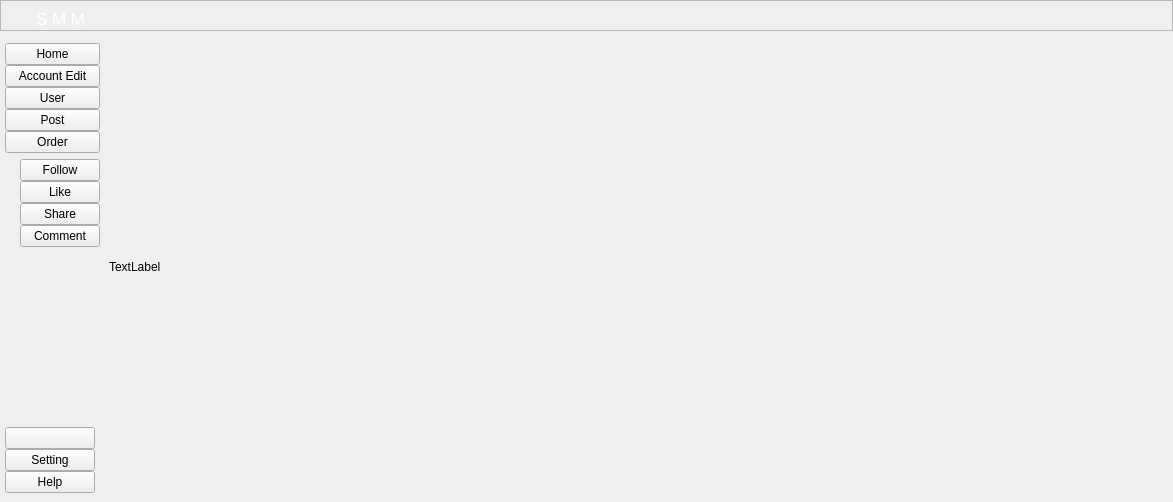
<?xml version="1.0" encoding="UTF-8"?>
<ui version="4.0">
 <class>MainWindow</class>
 <widget class="QMainWindow" name="MainWindow">
  <property name="geometry">
   <rect>
    <x>0</x>
    <y>0</y>
    <width>1173</width>
    <height>502</height>
   </rect>
  </property>
  <property name="windowTitle">
   <string>MainWindow</string>
  </property>
  <widget class="QWidget" name="centralwidget">
   <layout class="QGridLayout" name="gridLayout">
    <property name="leftMargin">
     <number>0</number>
    </property>
    <property name="topMargin">
     <number>0</number>
    </property>
    <property name="rightMargin">
     <number>0</number>
    </property>
    <property name="bottomMargin">
     <number>0</number>
    </property>
    <property name="spacing">
     <number>0</number>
    </property>
    <item row="0" column="0">
     <widget class="QFrame" name="frame_1">
      <property name="maximumSize">
       <size>
        <width>16777215</width>
        <height>60</height>
       </size>
      </property>
      <property name="styleSheet">
       <string notr="true"/>
      </property>
      <property name="frameShape">
       <enum>QFrame::StyledPanel</enum>
      </property>
      <property name="frameShadow">
       <enum>QFrame::Raised</enum>
      </property>
      <layout class="QHBoxLayout" name="horizontalLayout_3">
       <property name="topMargin">
        <number>7</number>
       </property>
       <property name="rightMargin">
        <number>0</number>
       </property>
       <property name="bottomMargin">
        <number>0</number>
       </property>
       <item>
        <widget class="QLabel" name="logo_label_4">
         <property name="minimumSize">
          <size>
           <width>20</width>
           <height>20</height>
          </size>
         </property>
         <property name="maximumSize">
          <size>
           <width>20</width>
           <height>20</height>
          </size>
         </property>
         <property name="text">
          <string/>
         </property>
         <property name="pixmap">
          <pixmap resource="../static/resource.qrc">:/icon/icon/facebook.png</pixmap>
         </property>
         <property name="scaledContents">
          <bool>true</bool>
         </property>
         <property name="wordWrap">
          <bool>false</bool>
         </property>
        </widget>
       </item>
       <item>
        <widget class="QLabel" name="logo_label_5">
         <property name="font">
          <font>
           <pointsize>13</pointsize>
          </font>
         </property>
         <property name="styleSheet">
          <string notr="true">color: #fff;</string>
         </property>
         <property name="text">
          <string>S M M</string>
         </property>
        </widget>
       </item>
       <item alignment="Qt::AlignRight">
        <widget class="QWidget" name="widget" native="true">
         <layout class="QHBoxLayout" name="horizontalLayout">
          <property name="spacing">
           <number>0</number>
          </property>
          <property name="leftMargin">
           <number>0</number>
          </property>
          <property name="topMargin">
           <number>0</number>
          </property>
          <property name="rightMargin">
           <number>0</number>
          </property>
          <property name="bottomMargin">
           <number>0</number>
          </property>
          <item>
           <widget class="QPushButton" name="minimize">
            <property name="text">
             <string/>
            </property>
            <property name="icon">
             <iconset resource="../static/resource.qrc">
              <normaloff>:/icon/icon/minimize-window-32.ico</normaloff>:/icon/icon/minimize-window-32.ico</iconset>
            </property>
            <property name="checkable">
             <bool>true</bool>
            </property>
            <property name="flat">
             <bool>true</bool>
            </property>
           </widget>
          </item>
          <item>
           <widget class="QPushButton" name="maximize">
            <property name="text">
             <string/>
            </property>
            <property name="icon">
             <iconset resource="../static/resource.qrc">
              <normaloff>:/icon/icon/maximize-window-32.ico</normaloff>:/icon/icon/maximize-window-32.ico</iconset>
            </property>
            <property name="checkable">
             <bool>true</bool>
            </property>
            <property name="autoDefault">
             <bool>false</bool>
            </property>
            <property name="flat">
             <bool>true</bool>
            </property>
           </widget>
          </item>
          <item>
           <widget class="QPushButton" name="close">
            <property name="text">
             <string/>
            </property>
            <property name="icon">
             <iconset resource="../static/resource.qrc">
              <normaloff>:/icon/icon/x-mark-32.ico</normaloff>:/icon/icon/x-mark-32.ico</iconset>
            </property>
            <property name="flat">
             <bool>true</bool>
            </property>
           </widget>
          </item>
         </layout>
        </widget>
       </item>
      </layout>
     </widget>
    </item>
    <item row="1" column="0">
     <widget class="QWidget" name="widget_main" native="true">
      <layout class="QHBoxLayout" name="horizontalLayout_2">
       <property name="spacing">
        <number>0</number>
       </property>
       <property name="leftMargin">
        <number>0</number>
       </property>
       <property name="topMargin">
        <number>0</number>
       </property>
       <property name="rightMargin">
        <number>0</number>
       </property>
       <property name="bottomMargin">
        <number>0</number>
       </property>
       <item>
        <widget class="QWidget" name="full_menu_widget" native="true">
         <layout class="QVBoxLayout" name="verticalLayout_4">
          <property name="leftMargin">
           <number>5</number>
          </property>
          <property name="topMargin">
           <number>12</number>
          </property>
          <property name="rightMargin">
           <number>0</number>
          </property>
          <item>
           <layout class="QVBoxLayout" name="verticalLayout_2">
            <property name="spacing">
             <number>0</number>
            </property>
            <item>
             <widget class="QPushButton" name="home">
              <property name="cursor">
               <cursorShape>PointingHandCursor</cursorShape>
              </property>
              <property name="styleSheet">
               <string notr="true"/>
              </property>
              <property name="text">
               <string>Home</string>
              </property>
              <property name="icon">
               <iconset resource="../static/resource.qrc">
                <normaloff>:/icon/icon/home-4-32.ico</normaloff>:/icon/icon/home-4-32.ico</iconset>
              </property>
              <property name="iconSize">
               <size>
                <width>14</width>
                <height>14</height>
               </size>
              </property>
              <property name="checkable">
               <bool>true</bool>
              </property>
              <property name="autoExclusive">
               <bool>true</bool>
              </property>
             </widget>
            </item>
            <item>
             <widget class="QPushButton" name="Accound_edt">
              <property name="cursor">
               <cursorShape>PointingHandCursor</cursorShape>
              </property>
              <property name="text">
               <string>Account Edit</string>
              </property>
              <property name="icon">
               <iconset resource="../static/resource.qrc">
                <normaloff>:/icon/icon/dashboard-5-32.ico</normaloff>:/icon/icon/dashboard-5-32.ico</iconset>
              </property>
              <property name="iconSize">
               <size>
                <width>14</width>
                <height>14</height>
               </size>
              </property>
              <property name="checkable">
               <bool>true</bool>
              </property>
              <property name="autoExclusive">
               <bool>true</bool>
              </property>
             </widget>
            </item>
            <item>
             <widget class="QPushButton" name="User">
              <property name="cursor">
               <cursorShape>PointingHandCursor</cursorShape>
              </property>
              <property name="text">
               <string>User</string>
              </property>
              <property name="icon">
               <iconset resource="../static/resource.qrc">
                <normaloff>:/icon/icon/group-32.ico</normaloff>:/icon/icon/group-32.ico</iconset>
              </property>
              <property name="iconSize">
               <size>
                <width>14</width>
                <height>14</height>
               </size>
              </property>
              <property name="checkable">
               <bool>true</bool>
              </property>
              <property name="autoExclusive">
               <bool>true</bool>
              </property>
             </widget>
            </item>
            <item>
             <widget class="QPushButton" name="Post">
              <property name="cursor">
               <cursorShape>PointingHandCursor</cursorShape>
              </property>
              <property name="text">
               <string>Post</string>
              </property>
              <property name="icon">
               <iconset resource="../static/resource.qrc">
                <normaloff>:/icon/icon/activity-feed-32.ico</normaloff>:/icon/icon/activity-feed-32.ico</iconset>
              </property>
              <property name="iconSize">
               <size>
                <width>14</width>
                <height>14</height>
               </size>
              </property>
              <property name="checkable">
               <bool>true</bool>
              </property>
              <property name="autoExclusive">
               <bool>true</bool>
              </property>
             </widget>
            </item>
            <item>
             <widget class="QPushButton" name="Order">
              <property name="cursor">
               <cursorShape>PointingHandCursor</cursorShape>
              </property>
              <property name="text">
               <string>Order</string>
              </property>
              <property name="icon">
               <iconset resource="../static/resource.qrc">
                <normaloff>:/icon/icon/product-32.ico</normaloff>:/icon/icon/product-32.ico</iconset>
              </property>
              <property name="iconSize">
               <size>
                <width>14</width>
                <height>14</height>
               </size>
              </property>
              <property name="checkable">
               <bool>true</bool>
              </property>
              <property name="autoExclusive">
               <bool>true</bool>
              </property>
             </widget>
            </item>
           </layout>
          </item>
          <item>
           <widget class="QWidget" name="widget_order" native="true">
            <layout class="QGridLayout" name="gridLayout_9">
             <property name="leftMargin">
              <number>0</number>
             </property>
             <property name="topMargin">
              <number>0</number>
             </property>
             <property name="rightMargin">
              <number>0</number>
             </property>
             <property name="bottomMargin">
              <number>0</number>
             </property>
             <property name="spacing">
              <number>0</number>
             </property>
             <item row="0" column="0">
              <layout class="QVBoxLayout" name="verticalLayout_6">
               <property name="leftMargin">
                <number>15</number>
               </property>
               <item>
                <widget class="QPushButton" name="Follow">
                 <property name="text">
                  <string>Follow</string>
                 </property>
                 <property name="checkable">
                  <bool>true</bool>
                 </property>
                </widget>
               </item>
               <item>
                <widget class="QPushButton" name="Like">
                 <property name="text">
                  <string>Like</string>
                 </property>
                 <property name="checkable">
                  <bool>true</bool>
                 </property>
                </widget>
               </item>
               <item>
                <widget class="QPushButton" name="Shar">
                 <property name="text">
                  <string>Share</string>
                 </property>
                 <property name="checkable">
                  <bool>true</bool>
                 </property>
                </widget>
               </item>
               <item>
                <widget class="QPushButton" name="Comment">
                 <property name="text">
                  <string>Comment</string>
                 </property>
                 <property name="checkable">
                  <bool>true</bool>
                 </property>
                </widget>
               </item>
              </layout>
             </item>
            </layout>
           </widget>
          </item>
          <item>
           <spacer name="verticalSpacer_2">
            <property name="orientation">
             <enum>Qt::Vertical</enum>
            </property>
            <property name="sizeHint" stdset="0">
             <size>
              <width>20</width>
              <height>373</height>
             </size>
            </property>
           </spacer>
          </item>
          <item>
           <layout class="QVBoxLayout" name="verticalLayout_3">
            <property name="spacing">
             <number>0</number>
            </property>
            <property name="rightMargin">
             <number>5</number>
            </property>
            <item>
             <widget class="QPushButton" name="Profile">
              <property name="cursor">
               <cursorShape>PointingHandCursor</cursorShape>
              </property>
              <property name="text">
               <string/>
              </property>
              <property name="icon">
               <iconset resource="../static/resource.qrc">
                <normaloff>:/icon/icon/moderator-32.ico</normaloff>:/icon/icon/moderator-32.ico</iconset>
              </property>
              <property name="checkable">
               <bool>false</bool>
              </property>
             </widget>
            </item>
            <item>
             <widget class="QPushButton" name="Setting">
              <property name="cursor">
               <cursorShape>PointingHandCursor</cursorShape>
              </property>
              <property name="text">
               <string>Setting</string>
              </property>
              <property name="icon">
               <iconset resource="../static/resource.qrc">
                <normaloff>:/icon/icon/gear-2-32.ico</normaloff>:/icon/icon/gear-2-32.ico</iconset>
              </property>
             </widget>
            </item>
            <item>
             <widget class="QPushButton" name="Help">
              <property name="cursor">
               <cursorShape>PointingHandCursor</cursorShape>
              </property>
              <property name="text">
               <string>Help</string>
              </property>
              <property name="icon">
               <iconset resource="../static/resource.qrc">
                <normaloff>:/icon/icon/close-window-64.ico</normaloff>:/icon/icon/close-window-64.ico</iconset>
              </property>
              <property name="iconSize">
               <size>
                <width>14</width>
                <height>14</height>
               </size>
              </property>
             </widget>
            </item>
           </layout>
          </item>
         </layout>
        </widget>
       </item>
       <item>
        <widget class="QStackedWidget" name="stackedWidget">
         <property name="styleSheet">
          <string notr="true"/>
         </property>
         <property name="currentIndex">
          <number>9</number>
         </property>
         <widget class="QWidget" name="page_home">
          <property name="styleSheet">
           <string notr="true"/>
          </property>
          <layout class="QGridLayout" name="gridLayout_2">
           <property name="leftMargin">
            <number>0</number>
           </property>
           <property name="topMargin">
            <number>0</number>
           </property>
           <property name="rightMargin">
            <number>0</number>
           </property>
           <property name="bottomMargin">
            <number>0</number>
           </property>
           <property name="spacing">
            <number>0</number>
           </property>
           <item row="0" column="0">
            <widget class="QLabel" name="label_4">
             <property name="font">
              <font>
               <pointsize>20</pointsize>
              </font>
             </property>
             <property name="text">
              <string>Home Page</string>
             </property>
             <property name="alignment">
              <set>Qt::AlignCenter</set>
             </property>
            </widget>
           </item>
          </layout>
         </widget>
         <widget class="QWidget" name="page_edit">
          <layout class="QGridLayout" name="gridLayout_3">
           <item row="0" column="0">
            <widget class="QLabel" name="label_5">
             <property name="font">
              <font>
               <pointsize>20</pointsize>
              </font>
             </property>
             <property name="styleSheet">
              <string notr="true"/>
             </property>
             <property name="text">
              <string>Dashboard Page</string>
             </property>
             <property name="alignment">
              <set>Qt::AlignCenter</set>
             </property>
            </widget>
           </item>
          </layout>
         </widget>
         <widget class="QWidget" name="page_user">
          <layout class="QGridLayout" name="gridLayout_4">
           <item row="0" column="0">
            <widget class="QLabel" name="label_6">
             <property name="font">
              <font>
               <pointsize>20</pointsize>
              </font>
             </property>
             <property name="text">
              <string>Orders Page</string>
             </property>
             <property name="alignment">
              <set>Qt::AlignCenter</set>
             </property>
            </widget>
           </item>
          </layout>
         </widget>
         <widget class="QWidget" name="page_post">
          <layout class="QGridLayout" name="gridLayout_5">
           <item row="0" column="0">
            <widget class="QLabel" name="label_7">
             <property name="font">
              <font>
               <pointsize>20</pointsize>
              </font>
             </property>
             <property name="text">
              <string>Product Page</string>
             </property>
             <property name="alignment">
              <set>Qt::AlignCenter</set>
             </property>
            </widget>
           </item>
          </layout>
         </widget>
         <widget class="QWidget" name="page_follow">
          <layout class="QGridLayout" name="gridLayout_7">
           <item row="0" column="0">
            <widget class="QLabel" name="label_9">
             <property name="font">
              <font>
               <pointsize>20</pointsize>
              </font>
             </property>
             <property name="text">
              <string>Search Page</string>
             </property>
             <property name="alignment">
              <set>Qt::AlignCenter</set>
             </property>
            </widget>
           </item>
          </layout>
         </widget>
         <widget class="QWidget" name="page_like">
          <layout class="QGridLayout" name="gridLayout_8">
           <item row="0" column="0">
            <widget class="QLabel" name="label_10">
             <property name="font">
              <font>
               <pointsize>20</pointsize>
              </font>
             </property>
             <property name="text">
              <string>User Page</string>
             </property>
             <property name="alignment">
              <set>Qt::AlignCenter</set>
             </property>
            </widget>
           </item>
          </layout>
         </widget>
         <widget class="QWidget" name="page_share">
          <layout class="QGridLayout" name="gridLayout_11">
           <item row="0" column="0">
            <widget class="QLabel" name="label">
             <property name="text">
              <string>TextLabel</string>
             </property>
            </widget>
           </item>
          </layout>
         </widget>
         <widget class="QWidget" name="page_comment">
          <layout class="QGridLayout" name="gridLayout_10">
           <item row="0" column="0">
            <widget class="QLabel" name="label_2">
             <property name="text">
              <string>TextLabel</string>
             </property>
            </widget>
           </item>
          </layout>
         </widget>
         <widget class="QWidget" name="page_setting">
          <layout class="QGridLayout" name="gridLayout_6">
           <item row="0" column="0">
            <widget class="QLabel" name="label_3">
             <property name="text">
              <string>TextLabel</string>
             </property>
            </widget>
           </item>
          </layout>
         </widget>
         <widget class="QWidget" name="page_help">
          <layout class="QGridLayout" name="gridLayout_12">
           <item row="0" column="0">
            <widget class="QLabel" name="label_8">
             <property name="text">
              <string>TextLabel</string>
             </property>
            </widget>
           </item>
          </layout>
         </widget>
        </widget>
       </item>
      </layout>
     </widget>
    </item>
   </layout>
  </widget>
 </widget>
 <resources>
  <include location="../static/resource.qrc"/>
 </resources>
 <connections>
  <connection>
   <sender>Order</sender>
   <signal>toggled(bool)</signal>
   <receiver>widget_order</receiver>
   <slot>setVisible(bool)</slot>
   <hints>
    <hint type="sourcelabel">
     <x>59</x>
     <y>145</y>
    </hint>
    <hint type="destinationlabel">
     <x>17</x>
     <y>174</y>
    </hint>
   </hints>
  </connection>
 </connections>
</ui>
